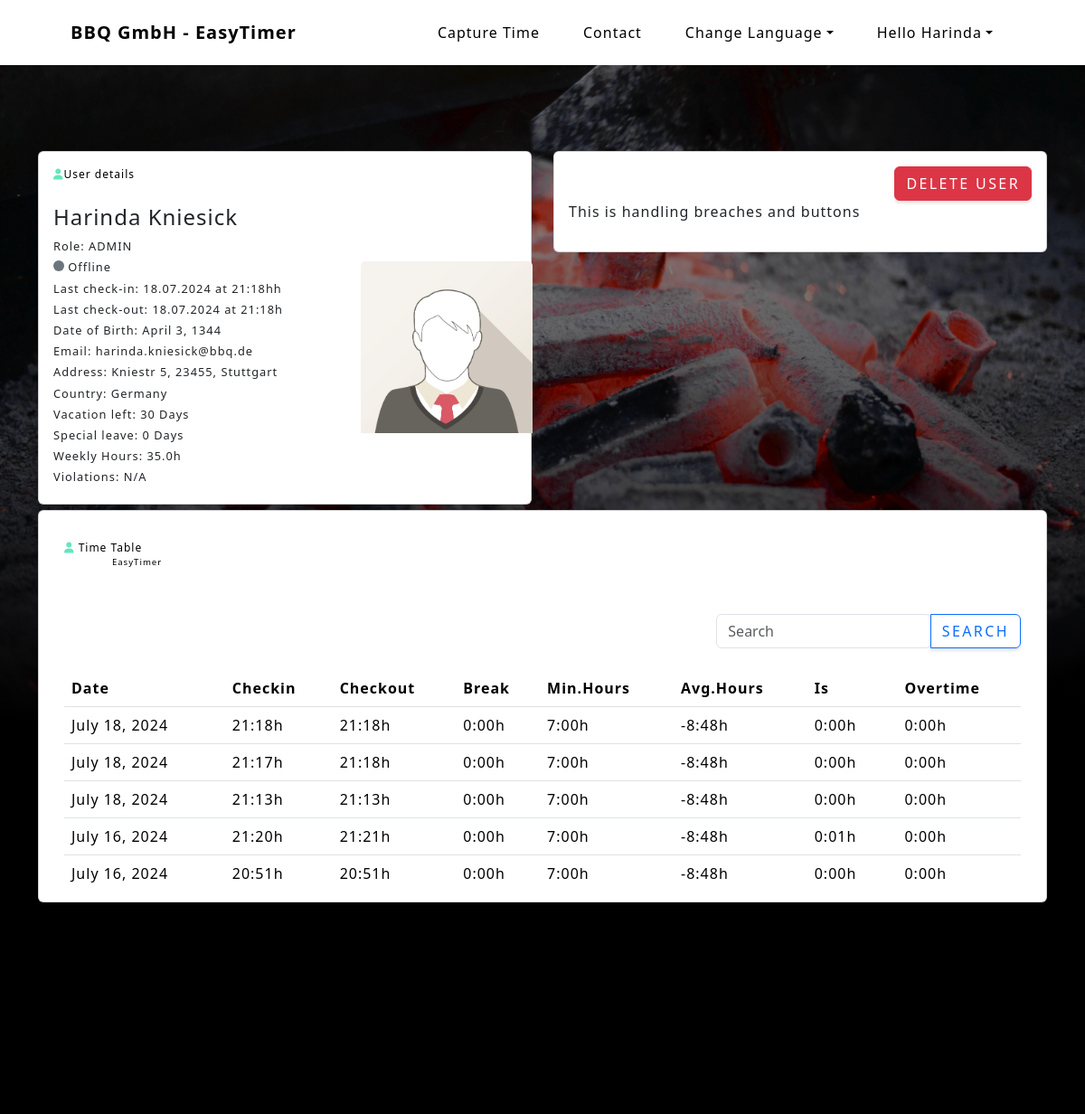
The page /userDetail/3/ (signed in, upper part) on the database as committed earlier.
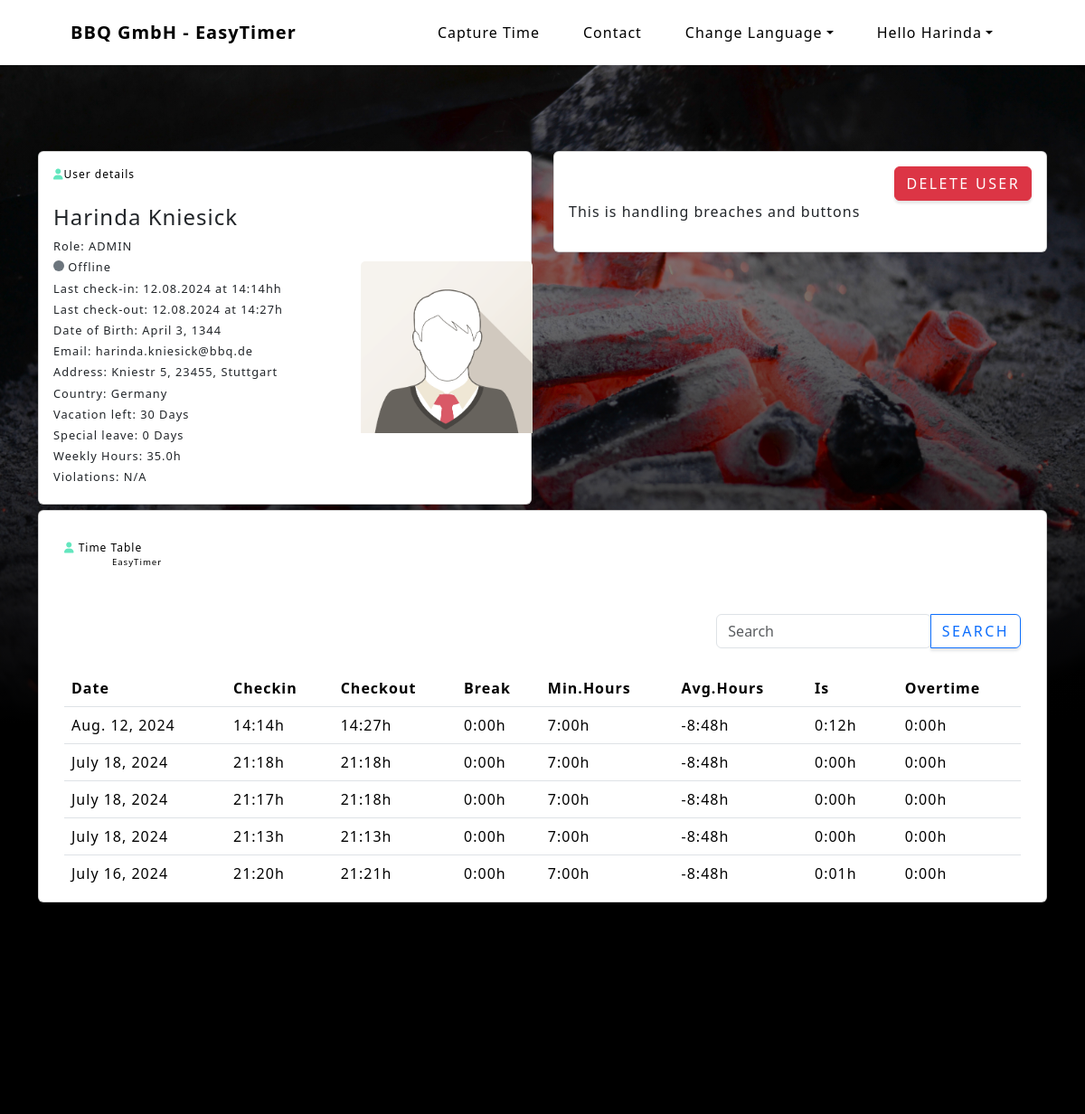
The same page on the database as committed later.
### bbq_gmbh_app/models.py (models this page shows, shortened)
class Mitarbeiter(AbstractUser):
    ROLE_CHOICES = [
        ('User', 'User'),
        ('Hr', 'HR'),
        ('Admin', 'Admin'),
    ]
    WOCHENARBEITSZEIT_CHOICES = [
        (timedelta(hours=40), '40:00'),
        (timedelta(hours=35), '35:00'),
        (timedelta(hours=30), '30:00'),
    ]
    username = None
    email = models.EmailField(_('email address'), unique=True)
    role = models.CharField(max_length=20, choices=ROLE_CHOICES, blank=True, null=True)
    must_change_password = models.BooleanField(default=True)
    birthday = models.DateField(null=True, blank=True)
    first_name = models.CharField(max_length=30, blank=True, null=True)
    last_name = models.CharField(max_length=30, blank=True, null=True)
    gender = models.CharField(max_length=1, choices=[('M', 'Male'), ('F', 'Female'), ('O', 'Other')], blank=True, null=True)
    adresse = models.ForeignKey('Adresse', on_delete=models.PROTECT, null=True, blank=True)
    wochenarbeitszeit = models.DurationField(choices=WOCHENARBEITSZEIT_CHOICES, blank=True, null=True)
    USERNAME_FIELD = 'email'
    REQUIRED_FIELDS = []
    objects = MitarbeiterManager()

class Arbeitsstunden(models.Model):
    PAUSE_CHOICES = [
    (timedelta(hours=1), '1:00'),
    (timedelta(minutes=45), '0:45'),
    (timedelta(minutes=30), '0:30'),
    (timedelta(minutes=15), '0:15'),
    (timedelta(minutes=0), '0:00'),
    ]
    mitarbeiter = models.ForeignKey(Mitarbeiter, on_delete=models.CASCADE)
    datum = models.DateField(blank=True, null=True)
    beginn = models.TimeField(blank=True, null=True)
    ende = models.TimeField(blank=True, null=True)
    status = models.BooleanField(default=False)
    pause = models.DurationField(choices=PAUSE_CHOICES, default=timedelta(hours=1))
    arbeitszeitTag = models.DurationField(default=timedelta())
    minArbeitszeitTag = models.DurationField(default=timedelta())
    maxArbeitszeitTag = models.DurationField(default=timedelta(hours=10))
    averageArbeitszeit = models.DurationField(default=timedelta())
    gleitzeitTag = models.DurationField(default=timedelta())
    ueberstunden = models.DurationField(default=timedelta())
    arbeitszeitGes = models.DurationField(default=timedelta())

class Adresse(models.Model):
    strasse = models.CharField(max_length=100)
    stadt = models.CharField(max_length=100)
    plz = models.CharField(max_length=10)
    land = CountryField(default='DE')

class Urlaub(models.Model):
    URLAUB_CHOICES = [
        (0, '0'),
        (25, '25'),
        (30, '30'),
        (35, '35'),
        (40, '40'),
    ]
    mitarbeiter = models.ForeignKey(Mitarbeiter, on_delete=models.CASCADE)
    vertraglicheUrlaubstage = models.IntegerField(choices=URLAUB_CHOICES, blank=True, null=True)
    sonderurlaub = models.IntegerField(default=0)
    resturlaub = models.IntegerField(default=0)
    beginn = models.DateField(blank=True, null=True)
    ende = models.DateField(blank=True, null=True)
    statusUrlaub = models.BooleanField(default=False)
    genehmigtVon = models.ForeignKey(Mitarbeiter, on_delete=models.PROTECT, related_name='genehmigtVon', null=True, blank=True)

### bbq_gmbh_app/views.py (the view, shortened to what this page needs)
# urls.py: path('userDetail/<int:user_id>/', views.userDetail, name='userDetail'),
def userDetail(request, user_id):
    user = Mitarbeiter.objects.get(id=user_id)
    arbeitsstunden = Arbeitsstunden.objects.filter(mitarbeiter=user)
    urlaub = Urlaub.objects.filter(mitarbeiter=user)
    weekHours = request.user.wochenarbeitszeit.total_seconds() / 3600
    activeStatus = user.is_active
    return render(request, 'bbq_gmbh_app/userDetail.html', {'user': user,
                                                            'arbeitsstunden': arbeitsstunden,
                                                            'urlaub': urlaub,
                                                            'weekHours': weekHours,
                                                            'activeStatus': activeStatus,
                                                            })

### bbq_gmbh_app/templatetags/durationFilters.py (called while the page is built)
@register.filter
def duration(value):
    if value is None:
        return None
    total_seconds = int(value.total_seconds())
    hours, remainder = divmod(total_seconds, 3600)
    minutes, _ = divmod(remainder, 60)
    return '{}:{:02}'.format(hours, minutes)

### bbq_gmbh_app/templates/bbq_gmbh_app/userDetail.html (shortened to what the changed rows need)
{% extends 'base.html' %}
{% load static %}
{% load i18n %}
{% block content %}
<header class="masthead">
    <div class="container">
        <div class="content_top" >
            <div class="row">
                <div class="col-md-6">
                    <div class="card">
                        <div class="card-body">
                            <br>
                            <div class="row">
                                <div class="col-md-8" style="font-size: 0.8rem;">
                                    <h4 class="card-title">{{ user.first_name }} {{ user.last_name }}</h4>
                                    <p class="card-text mb-1">{% trans 'userDetailID_2' %}: {{ user.role|upper }}</p>
                                    {% if user.arbeitsstunden_set.last.status %}
                                        <p class="card-text mb-1" ><span class="dot dot_online"></span> {% trans 'userDetailID_3' %}</p>
                                    {% else %}
                                        <p class="card-text mb-1"><span class="dot bg-secondary"></span> {% trans 'userDetailID_4' %}</p>
                                    {% endif %}
                                    {% if user.arbeitsstunden_set.last.beginn%}
                                        <p class="card-text mb-1">{% trans 'userDetailID_5' %}: {{ user.arbeitsstunden_set.last.datum|date:"d.m.Y" }} {% trans 'userDetailID_6' %} {{ user.arbeitsstunden_set.last.beginn|time:"H:i" }}{% trans 'userDetailID_7' %}h</p>
                                    {% else %}
                                        <p class="card-text mb-1">{% trans 'userDetailID_8' %}</p>
                                    {% endif %}
                                    {% if user.arbeitsstunden_set.last.ende%}
                                        <p class="card-text mb-1">{% trans 'userDetailID_9' %}: {{ user.arbeitsstunden_set.last.datum|date:"d.m.Y" }} {% trans 'userDetailID_10' %} {{ user.arbeitsstunden_set.last.ende|time:"H:i" }}{% trans 'userDetailID_11' %}</p>
                                    {% else %}
                                        <p class="card-text mb-1">{% trans 'userDetailID_12' %}</p>
                                    {% endif %}
                                    <p class="card-text mb-1">{% trans 'userDetailID_13' %}: {{ user.birthday }}</p>
                                    <p class="card-text mb-1">{% trans 'userDetailID_14' %}: {{ user.email }}</p>
                                    <p class="card-text mb-1">{% trans 'userDetailID_15' %}:
                                        {% if user.adresse %}
                                            {{user.adresse.strasse}}, {{user.adresse.plz}}, {{user.adresse.stadt}}
                                        {% else %}
                                        {% trans 'userDetailID_16' %}
                                        {% endif %}
                                    </p>
                                    <p class="card-text mb-1">{% trans 'userDetailID_17' %}: {{ user.adresse.land.name }}</p>
                                    <p class="card-text mb-1">{% trans 'userDetailID_18' %}: {{ user.urlaub_set.last.resturlaub }} {% trans 'userDetailID_19' %}</p>
                                    <p class="card-text mb-1">{% trans 'userDetailID_20' %}: {{ user.urlaub_set.last.sonderurlaub }} {% trans 'userDetailID_21' %}</p>
                                    <p class="card-text mb-1">{% trans 'userDetailID_22' %}: {{ weekHours }}{% trans 'userDetailID_23' %}</p>
                                    {% if violations %}
                                        <p class="card-text mb-1">{% trans 'userDetailID_24' %}: {{ violations }}</p>
                                    {% else %}
                                        <p class="card-text mb-1">{% trans 'userDetailID_25' %}</p>
                                    {% endif %}
                                </div>
                            </div>
                        </div>
                    </div>
                </div>
            </div>
        </div>
        <div class="row" style="padding-top: 0.5%;">
            <div class="col-md-12">
                <div class="card" id="myElement">
                    <div class="card-body">
                        <div class="container mt-3">
                                <br>
                                <div class="table-responsive" style="max-height: 30vh; overflow: auto;">
                                    <table class="table table-hover">
                                        <thead>
                                        <tr>
                                            <th style="position: sticky; top: 0; background: white;">{% trans 'userDetailID_31' %}</th>
                                            <th style="position: sticky; top: 0; background: white;">{% trans 'userDetailID_32' %}</th>
                                            <th style="position: sticky; top: 0; background: white;">{% trans 'userDetailID_33' %}</th>
                                            <th style="position: sticky; top: 0; background: white;">{% trans 'userDetailID_34' %}</th>
                                            <th style="position: sticky; top: 0; background: white;">{% trans 'userDetailID_35' %}</th>
                                            <th style="position: sticky; top: 0; background: white;">{% trans 'userDetailID_36' %}</th>
                                            <th style="position: sticky; top: 0; background: white;">{% trans 'userDetailID_37' %}</th>
                                            <th style="position: sticky; top: 0; background: white;">{% trans 'userDetailID_38' %}</th>
                                        </tr>
                                        </thead>
                                        <tbody id="table_body">
                                            {% include "bbq_gmbh_app/_timeTable.html" %}
                                        </tbody>
                                    </table>
                                </div>
                            </div>
                        </div>
                    </div>
                </div>
            </div>
        </div>
</header>
{% endblock content %}

### bbq_gmbh_app/templates/bbq_gmbh_app/_navbar.html (shortened to what this page needs)
{% load i18n %}
<nav class="navbar navbar-expand-lg navbar-light fixed-top" id="mainNav">
    <div class="container px-4 px-lg-5">
        <a class="navbar-brand" href="{% url 'home'%}">BBQ GmbH - EasyTimer</a>
        {% if request.user.is_authenticated %}
            <div class="collapse navbar-collapse" id="navbarResponsive">
                <ul class="navbar-nav ms-auto">
                    <li class="nav-item"><a class="nav-link" href="{% url 'home'%}">{% trans 'navbarID_1' %}</a></li>
                    <li class="nav-item"><a class="nav-link" href="#contact">{% trans 'navbarID_2' %}</a></li>
                    <div class="nav-item dropdown">
                        <a class="nav-link dropdown-toggle" href="#" role="button" data-bs-toggle="dropdown" >{% trans 'indexID_2' %}</a>
                    </div>
                    <li class="nav-item dropdown">
                        <a class="nav-link dropdown-toggle" href="#" role="button" data-bs-toggle="dropdown" id="userDropdown">Hello {{ request.user.first_name }}</a>
                    </li>
                </ul>
            </div>
        {% endif %}
    </div>
</nav>

### bbq_gmbh_app/templates/bbq_gmbh_app/_timeTable.html
{% load durationFilters %}
{% load i18n %}
{% if request.user.is_authenticated %}
    {% for user in arbeitsstunden|dictsortreversed:"id" %}
    <tr>
        <td>{{ user.datum }}</td>
        {% if user.beginn %}
            <td>{{ user.beginn|time:"H:i" }}h</td>
        {% else %}
            <td>---</td>
        {% endif %}
        {% if user.ende %}
            <td>{{ user.ende|time:"H:i" }}h</td>
        {% else %}
            <td>---</td>
        {% endif %}
        <td>{{ user.pause|duration }}h</td>
        <td>{{ user.minArbeitszeitTag|duration }}h</td>
        <td>{{ user.averageArbeitszeit|duration }}h</td>
        <td>{{ user.arbeitszeitTag|duration }}h</td>
        <td>{{ user.gleitzeitTag|duration }}h</td>
    </tr>
    {% empty %}
    <tr>
        <td colspan="8">{% trans 'timeTableID_1' %}</td>
    </tr>
    {% endfor %}
{% else %}
    <tr>
        <td colspan="8">{% trans 'timeTableID_2' %}</td>
    </tr>
{% endif %}

Rows that differ between the two databases and show on the page:
no longer on this page (row unchanged): Arbeitsstunden: datum "July 16, 2024", beginn "20:51", ende "20:51", pause|duration "0:00", minArbeitszeitTag|duration "7:00", averageArbeitszeit|duration "-8:48", arbeitszeitTag|duration "0:00", gleitzeitTag|duration "0:00"
changed Mitarbeiter "Harinda": arbeitsstunden_set.last.datum "18.07.2024" → "12.08.2024"; arbeitsstunden_set.last.beginn "21:18" → "14:14"; arbeitsstunden_set.last.ende "21:18" → "14:27"
added Arbeitsstunden: datum "Aug. 12, 2024", beginn "14:14", ende "14:27", pause|duration "0:00", minArbeitszeitTag|duration "7:00", averageArbeitszeit|duration "-8:48", arbeitszeitTag|duration "0:12", gleitzeitTag|duration "0:00"
